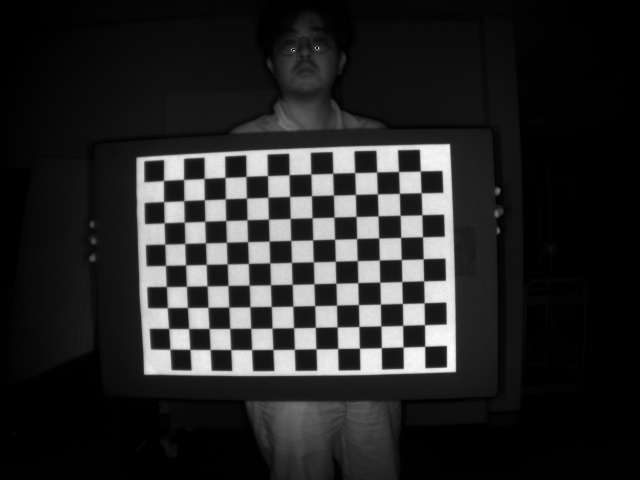
#> input picture calibration/data/data_20260331_113030/pair_rgb_83826906587272_depth_83827038979736_intensity.png, 640 x 480 px
$ python test_custom_calibration.py ../calibration/data/data_20260331_113030/pair_rgb_83826906587272_depth_83827038979736_intensity.png
#> lines starting #> are read from the running program, lines starting #| are printed output that depends on the picture
#> in main, image is the input picture: shape (480, 640, 3); min 0, max 255, mean 39.2
#!/usr/bin/env python3

from __future__ import annotations

import argparse
from pathlib import Path

import cv2
import numpy as np


def parse_args() -> argparse.Namespace:
    parser = argparse.ArgumentParser(
        description="Run checkerboard detection on a single image across many board sizes."
    )
    parser.add_argument(
        "image",
        type=Path,
        help="Path to the input image.",
    )
    parser.add_argument(
        "--min-cols",
        type=int,
        default=3,
        help="Minimum number of inner corners along the checkerboard width.",
    )
    parser.add_argument(
        "--max-cols",
        type=int,
        default=12,
        help="Maximum number of inner corners along the checkerboard width.",
    )
    parser.add_argument(
        "--min-rows",
        type=int,
        default=3,
        help="Minimum number of inner corners along the checkerboard height.",
    )
    parser.add_argument(
        "--max-rows",
        type=int,
        default=12,
        help="Maximum number of inner corners along the checkerboard height.",
    )
    parser.add_argument(
        "--max",
        type=int,
        default=10,
        help="Maximum number of checkerboard polygon ROIs to select and process.",
    )
    parser.add_argument(
        "--output",
        type=Path,
        default=None,
        help="Optional path to save the visualization image.",
    )
    parser.add_argument(
        "--show",
        action="store_true",
        help="Show the detection result in an OpenCV window.",
    )
    parser.add_argument(
        "--roi-output",
        type=Path,
        default=None,
        help="Optional path prefix to save extracted ROI images.",
    )
    parser.add_argument(
        "--points-output",
        type=Path,
        default=None,
        help="Optional `.npz` path to save object/image point correspondences for calibration.",
    )
    parser.add_argument(
        "--offset",
        type=int,
        default=0,
        help="Integer offset added to all annotated object-point coordinates.",
    )
    return parser.parse_args()


# [51 lines left out: function draw_axis_frame_overlay, not called in this run]


def select_axis_frame(image: np.ndarray) -> dict[str, tuple[int, int]]:
    window_name = "Select Axis Frame"
    labels = ["origin", "x", "y", "z"]
    points: list[tuple[int, int]] = []

    # [5 lines left out: function on_mouse, not called in this run]

    cv2.namedWindow(window_name, cv2.WINDOW_AUTOSIZE)
    cv2.setMouseCallback(window_name, on_mouse)

    while True:
        overlay = image.copy()
        for idx, point in enumerate(points):
            label = labels[idx]
            color = {
                "origin": (0, 255, 255),
                "x": (0, 0, 255),
                "y": (0, 255, 0),
                "z": (255, 0, 0),
            }[label]
            cv2.circle(overlay, point, 5, color, -1)
            cv2.putText(
                overlay,
                label.upper(),
                (point[0] + 6, point[1] - 6),
                cv2.FONT_HERSHEY_SIMPLEX,
                0.65,
                color,
                2,
                cv2.LINE_AA,
            )
        if len(points) == 4:
            axis_frame = {
                "origin": points[0],
                "x": points[1],
                "y": points[2],
                "z": points[3],
            }
            overlay = draw_axis_frame_overlay(overlay, axis_frame)

        cv2.putText(
            overlay,
            "Click origin, +X, +Y, +Z. Right click undo.",
            (10, 24),
            cv2.FONT_HERSHEY_SIMPLEX,
            0.6,
            (255, 255, 255),
            2,
            cv2.LINE_AA,
        )
        cv2.putText(
            overlay,
            "Press Enter/Space to confirm after all 4 points are set.",
            (10, 50),
            cv2.FONT_HERSHEY_SIMPLEX,
            0.6,
            (255, 255, 255),
            2,
            cv2.LINE_AA,
        )
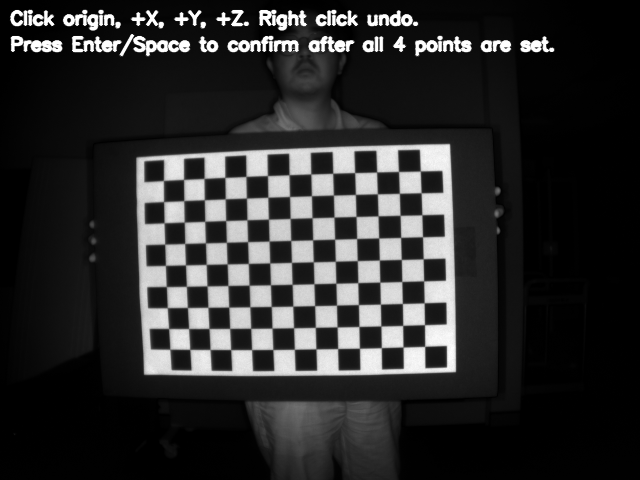
#> overlay: shape (480, 640, 3); min 0, max 255, mean 44.8
        cv2.imshow(window_name, overlay)
        key = cv2.waitKey(20) & 0xFF
#> (key Esc is pressed here)
        if key in (13, 32) and len(points) == 4:
            axis_frame = {
                "origin": points[0],
                "x": points[1],
                "y": points[2],
                "z": points[3],
            }
            cv2.destroyWindow(window_name)
            return axis_frame
        if key in (27, ord("c"), ord("C")):
            cv2.destroyWindow(window_name)
#> (the run stopped early here; a loop or call above may not have finished)

$ run again, on calibration/data/data_20260331_113030/pair_rgb_83831006190344_depth_83831138877232_intensity.png
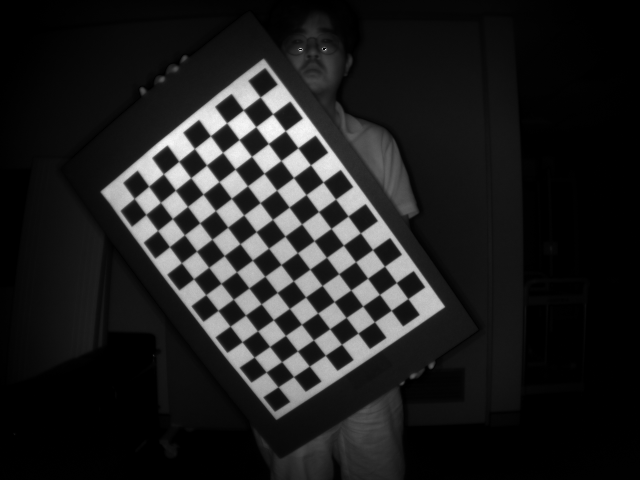
#> input picture calibration/data/data_20260331_113030/pair_rgb_83831006190344_depth_83831138877232_intensity.png, 640 x 480 px
#> in main, image is the input picture: shape (480, 640, 3); min 0, max 255, mean 32.3
#> in select_axis_frame, `cv2.putText( overlay, "Press Enter/Space to confirm after all 4 points..`:
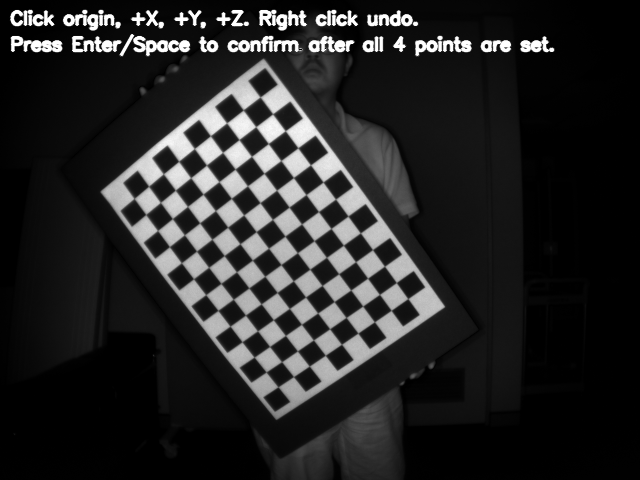
#> overlay: shape (480, 640, 3); min 0, max 255, mean 37.9

$ run again, on calibration/data/data_20260331_113030/pair_rgb_83834905812768_depth_83835038779736_intensity.png
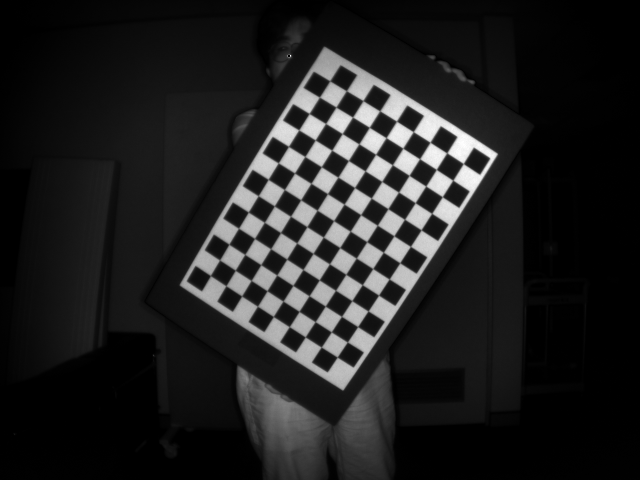
#> input picture calibration/data/data_20260331_113030/pair_rgb_83834905812768_depth_83835038779736_intensity.png, 640 x 480 px
#> in main, image is the input picture: shape (480, 640, 3); min 0, max 255, mean 32.3
#> in select_axis_frame, `cv2.putText( overlay, "Press Enter/Space to confirm after all 4 points..`:
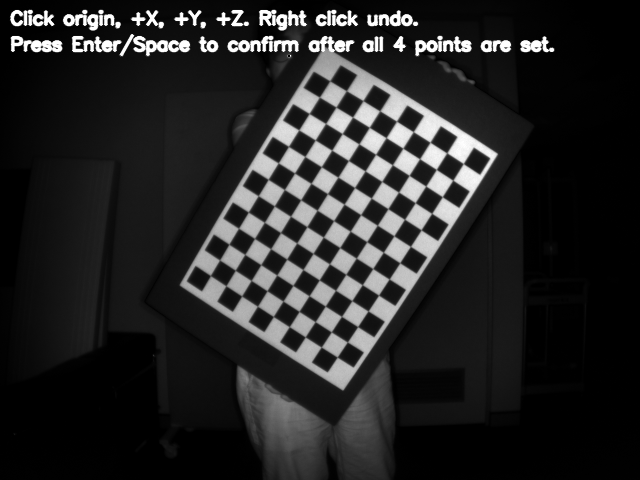
#> overlay: shape (480, 640, 3); min 0, max 255, mean 37.8
